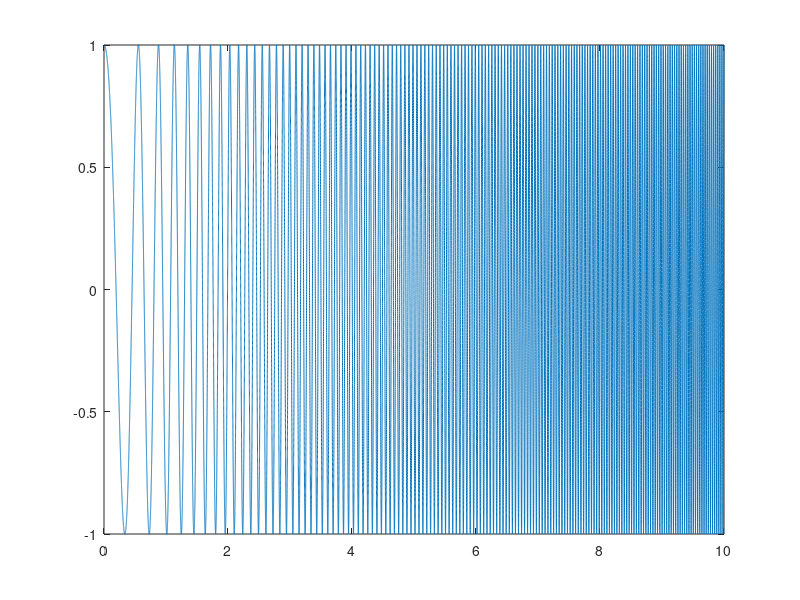

This figure's MATLAB source: (Note: this script raises an error after producing the figure.)
% Clear workspace, close all figures, and clear command window
clear all; close all; clc

% Generate a time vector from 0 to 10 seconds with 1e5 points (high resolution)
t = linspace(0, 10, 1e5)';

% Generate a linear chirp signal: starts at 1 Hz and ends at 30 Hz over 10 s
s = chirp(t, 1, 10, 30);

% Plot the original chirp signal (position-like behavior)
plot(t, s);

% Compute time step
dt = t(2) - t(1);

% Compute the first derivative (velocity) using finite differences
ds = [0; diff(s) / dt];

% Compute the second derivative (acceleration)
dds = [0; diff(ds) / dt];

% Integrate the signal once to simulate position from velocity input
is = cumtrapz(t, s);

% Integrate twice to simulate position from acceleration input
iis = cumtrapz(t, is);

%% Plot 1: Chirp as Position Input
figure;
sgtitle('Chirp Signal Applied to Position');

subplot(3,1,1);
plot(t, s, 'LineWidth', 1.5);
grid on;
xlabel('Time [s]');
ylabel('Position [units]');

subplot(3,1,2);
plot(t, ds, 'LineWidth', 1.5);
grid on;
xlabel('Time [s]');
ylabel('Velocity [units/s]');

subplot(3,1,3);
plot(t, dds, 'LineWidth', 1.5);
grid on;
xlabel('Time [s]');
ylabel('Acceleration [units/s^2]');

% Export figure to high-res transparent PNG
export_fig chirp_position.png -r 300 

%% Plot 2: Chirp as Velocity Input
figure;
sgtitle('Chirp Signal Applied to Velocity');

subplot(3,1,1);
plot(t, is, 'LineWidth', 1.5);
grid on;
xlabel('Time [s]');
ylabel('Position [units]');

subplot(3,1,2);
plot(t, s, 'LineWidth', 1.5);
grid on;
xlabel('Time [s]');
ylabel('Velocity [units/s]');

subplot(3,1,3);
plot(t, ds, 'LineWidth', 1.5);
grid on;
xlabel('Time [s]');
ylabel('Acceleration [units/s^2]');

export_fig chirp_velocity.png -r 300 

%% Plot 3: Chirp as Acceleration Input
figure;
sgtitle('Chirp Signal Applied to Acceleration');

subplot(3,1,1);
plot(t, iis, 'LineWidth', 1.5);
grid on;
xlabel('Time [s]');
ylabel('Position [units]');

subplot(3,1,2);
plot(t, is, 'LineWidth', 1.5);
grid on;
xlabel('Time [s]');
ylabel('Velocity [units/s]');

subplot(3,1,3);
plot(t, s, 'LineWidth', 1.5);
grid on;
xlabel('Time [s]');
ylabel('Acceleration [units/s^2]');

export_fig chirp_acceleration.png -r 300
